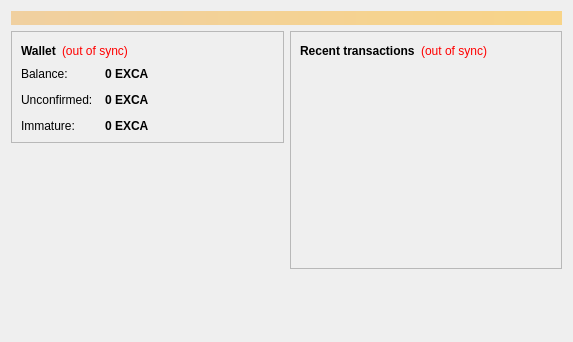
<?xml version="1.0" encoding="UTF-8"?>
<ui version="4.0">
 <class>OverviewPage</class>
 <widget class="QWidget" name="OverviewPage">
  <property name="geometry">
   <rect>
    <x>0</x>
    <y>0</y>
    <width>573</width>
    <height>342</height>
   </rect>
  </property>
  <property name="windowTitle">
   <string>Form</string>
  </property>
  <layout class="QVBoxLayout" name="topLayout">
   <item>
    <widget class="QLabel" name="labelAlerts">
     <property name="visible">
      <bool>false</bool>
     </property>
     <property name="styleSheet">
      <string notr="true">background-color: qlineargradient(x1: 0, y1: 0, x2: 1, y2: 0, stop:0 #F0D0A0, stop:1 #F8D488); color:#000000;</string>
     </property>
     <property name="wordWrap">
      <bool>true</bool>
     </property>
     <property name="margin">
      <number>3</number>
     </property>
    </widget>
   </item>
   <item>
    <layout class="QHBoxLayout" name="horizontalLayout" stretch="1,1">
     <item>
      <layout class="QVBoxLayout" name="verticalLayout_2">
       <item>
        <widget class="QFrame" name="frame">
         <property name="frameShape">
          <enum>QFrame::StyledPanel</enum>
         </property>
         <property name="frameShadow">
          <enum>QFrame::Raised</enum>
         </property>
         <layout class="QVBoxLayout" name="verticalLayout_4">
          <item>
           <layout class="QHBoxLayout" name="horizontalLayout_4">
            <item>
             <widget class="QLabel" name="label_5">
              <property name="font">
               <font>
                <weight>75</weight>
                <bold>true</bold>
               </font>
              </property>
              <property name="text">
               <string>Wallet</string>
              </property>
             </widget>
            </item>
            <item>
             <widget class="QLabel" name="labelWalletStatus">
              <property name="toolTip">
               <string>The displayed information may be out of date. Your wallet automatically synchronizes with the exchangecoin network after a connection is established, but this process has not completed yet.</string>
              </property>
              <property name="styleSheet">
               <string notr="true">QLabel { color: red; }</string>
              </property>
              <property name="text">
               <string notr="true">(out of sync)</string>
              </property>
              <property name="alignment">
               <set>Qt::AlignLeading|Qt::AlignLeft|Qt::AlignVCenter</set>
              </property>
             </widget>
            </item>
            <item>
             <spacer name="horizontalSpacer_2">
              <property name="orientation">
               <enum>Qt::Horizontal</enum>
              </property>
              <property name="sizeHint" stdset="0">
               <size>
                <width>40</width>
                <height>20</height>
               </size>
              </property>
             </spacer>
            </item>
           </layout>
          </item>
          <item>
           <layout class="QFormLayout" name="formLayout_2">
            <property name="fieldGrowthPolicy">
             <enum>QFormLayout::AllNonFixedFieldsGrow</enum>
            </property>
            <property name="horizontalSpacing">
             <number>12</number>
            </property>
            <property name="verticalSpacing">
             <number>12</number>
            </property>
            <item row="0" column="0">
             <widget class="QLabel" name="label">
              <property name="text">
               <string>Balance:</string>
              </property>
             </widget>
            </item>
            <item row="0" column="1">
             <widget class="QLabel" name="labelBalance">
              <property name="font">
               <font>
                <weight>75</weight>
                <bold>true</bold>
               </font>
              </property>
              <property name="cursor">
               <cursorShape>IBeamCursor</cursorShape>
              </property>
              <property name="toolTip">
               <string>Your current balance</string>
              </property>
              <property name="text">
               <string notr="true">0 EXCA</string>
              </property>
              <property name="textInteractionFlags">
               <set>Qt::LinksAccessibleByMouse|Qt::TextSelectableByKeyboard|Qt::TextSelectableByMouse</set>
              </property>
             </widget>
            </item>
            <item row="1" column="0">
             <widget class="QLabel" name="label_3">
              <property name="text">
               <string>Unconfirmed:</string>
              </property>
             </widget>
            </item>
            <item row="1" column="1">
             <widget class="QLabel" name="labelUnconfirmed">
              <property name="font">
               <font>
                <weight>75</weight>
                <bold>true</bold>
               </font>
              </property>
              <property name="cursor">
               <cursorShape>IBeamCursor</cursorShape>
              </property>
              <property name="toolTip">
               <string>Total of transactions that have yet to be confirmed, and do not yet count toward the current balance</string>
              </property>
              <property name="text">
               <string notr="true">0 EXCA</string>
              </property>
              <property name="textInteractionFlags">
               <set>Qt::LinksAccessibleByMouse|Qt::TextSelectableByKeyboard|Qt::TextSelectableByMouse</set>
              </property>
             </widget>
            </item>
            <item row="2" column="0">
             <widget class="QLabel" name="labelImmatureText">
              <property name="text">
               <string>Immature:</string>
              </property>
             </widget>
            </item>
            <item row="2" column="1">
             <widget class="QLabel" name="labelImmature">
              <property name="font">
               <font>
                <weight>75</weight>
                <bold>true</bold>
               </font>
              </property>
              <property name="toolTip">
               <string>Mined balance that has not yet matured</string>
              </property>
              <property name="text">
               <string notr="true">0 EXCA</string>
              </property>
              <property name="textInteractionFlags">
               <set>Qt::LinksAccessibleByMouse|Qt::TextSelectableByKeyboard|Qt::TextSelectableByMouse</set>
              </property>
             </widget>
            </item>
           </layout>
          </item>
         </layout>
        </widget>
       </item>
       <item>
        <spacer name="verticalSpacer">
         <property name="orientation">
          <enum>Qt::Vertical</enum>
         </property>
         <property name="sizeHint" stdset="0">
          <size>
           <width>20</width>
           <height>40</height>
          </size>
         </property>
        </spacer>
       </item>
      </layout>
     </item>
     <item>
      <layout class="QVBoxLayout" name="verticalLayout_3">
       <item>
        <widget class="QFrame" name="frame_2">
         <property name="frameShape">
          <enum>QFrame::StyledPanel</enum>
         </property>
         <property name="frameShadow">
          <enum>QFrame::Raised</enum>
         </property>
         <layout class="QVBoxLayout" name="verticalLayout">
          <item>
           <layout class="QHBoxLayout" name="horizontalLayout_2">
            <item>
             <widget class="QLabel" name="label_4">
              <property name="text">
               <string>&lt;b&gt;Recent transactions&lt;/b&gt;</string>
              </property>
             </widget>
            </item>
            <item>
             <widget class="QLabel" name="labelTransactionsStatus">
              <property name="toolTip">
               <string>The displayed information may be out of date. Your wallet automatically synchronizes with the exchangecoin network after a connection is established, but this process has not completed yet.</string>
              </property>
              <property name="styleSheet">
               <string notr="true">QLabel { color: red; }</string>
              </property>
              <property name="text">
               <string notr="true">(out of sync)</string>
              </property>
              <property name="alignment">
               <set>Qt::AlignRight|Qt::AlignTrailing|Qt::AlignVCenter</set>
              </property>
             </widget>
            </item>
            <item>
             <spacer name="horizontalSpacer">
              <property name="orientation">
               <enum>Qt::Horizontal</enum>
              </property>
              <property name="sizeHint" stdset="0">
               <size>
                <width>40</width>
                <height>20</height>
               </size>
              </property>
             </spacer>
            </item>
           </layout>
          </item>
          <item>
           <widget class="QListView" name="listTransactions">
            <property name="styleSheet">
             <string notr="true">QListView { background: transparent; }</string>
            </property>
            <property name="frameShape">
             <enum>QFrame::NoFrame</enum>
            </property>
            <property name="verticalScrollBarPolicy">
             <enum>Qt::ScrollBarAlwaysOff</enum>
            </property>
            <property name="horizontalScrollBarPolicy">
             <enum>Qt::ScrollBarAlwaysOff</enum>
            </property>
            <property name="selectionMode">
             <enum>QAbstractItemView::NoSelection</enum>
            </property>
           </widget>
          </item>
         </layout>
        </widget>
       </item>
       <item>
        <spacer name="verticalSpacer_2">
         <property name="orientation">
          <enum>Qt::Vertical</enum>
         </property>
         <property name="sizeHint" stdset="0">
          <size>
           <width>20</width>
           <height>40</height>
          </size>
         </property>
        </spacer>
       </item>
      </layout>
     </item>
    </layout>
   </item>
  </layout>
 </widget>
 <resources/>
 <connections/>
</ui>
